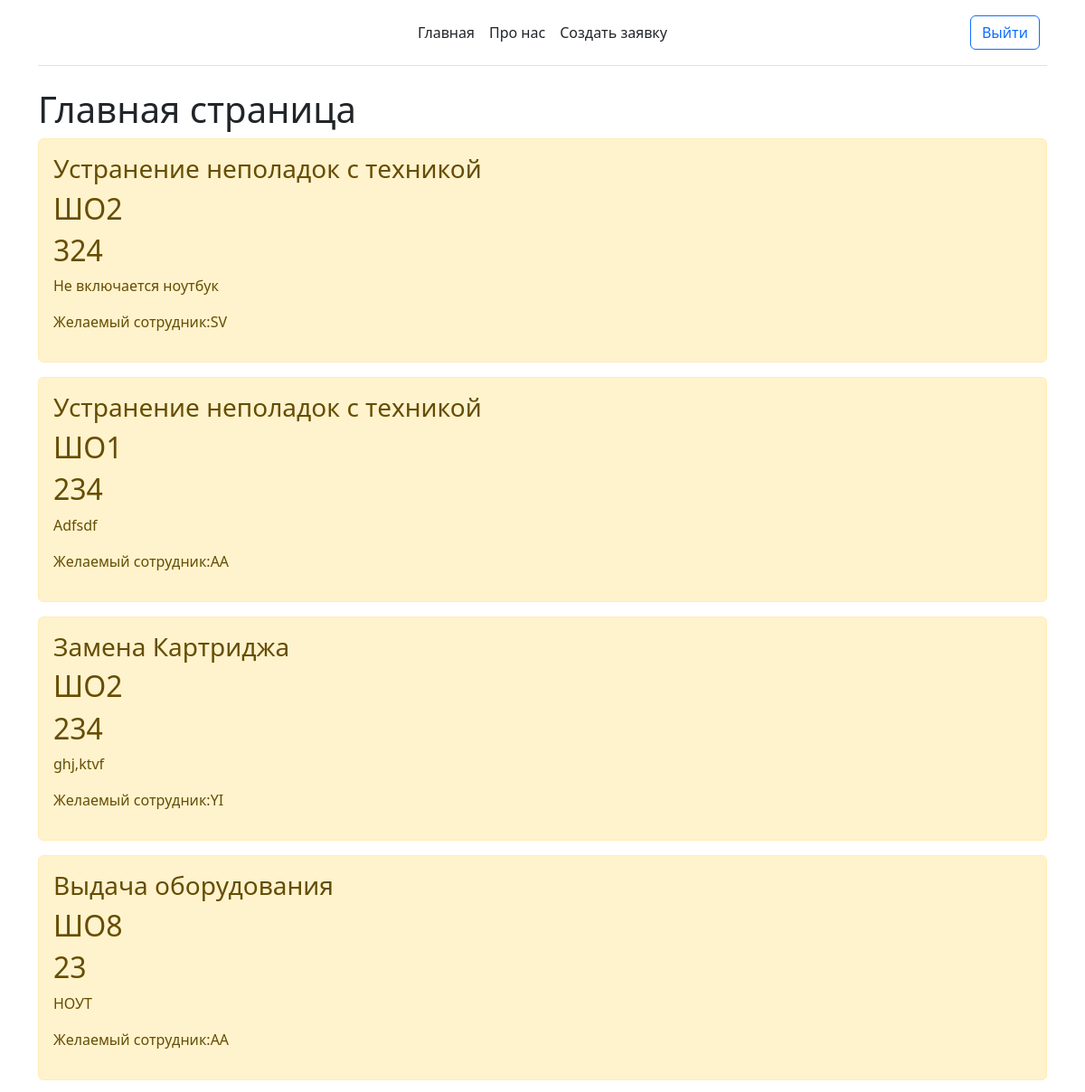
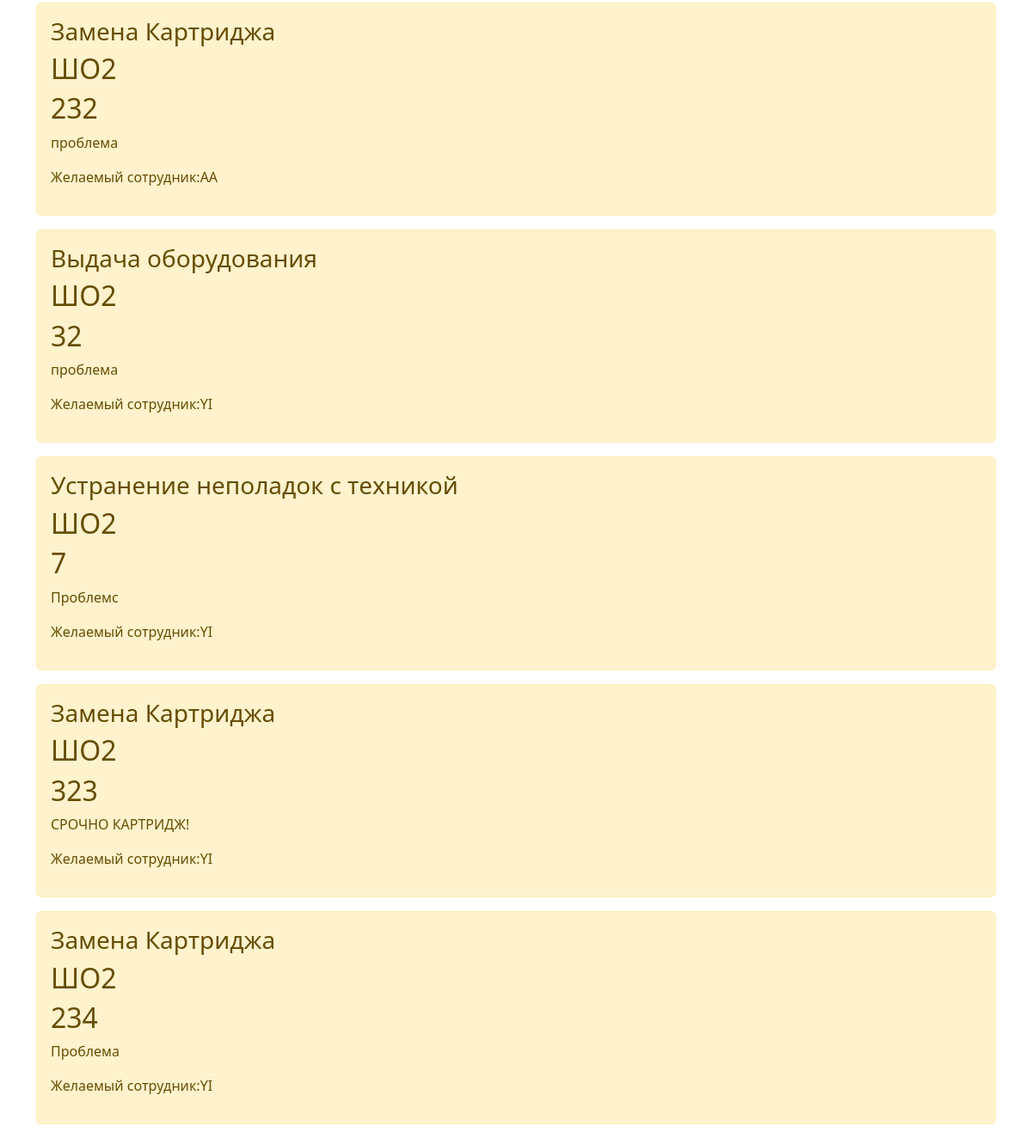
Page / (signed in) on the earlier database version (2 pictures, top to bottom).
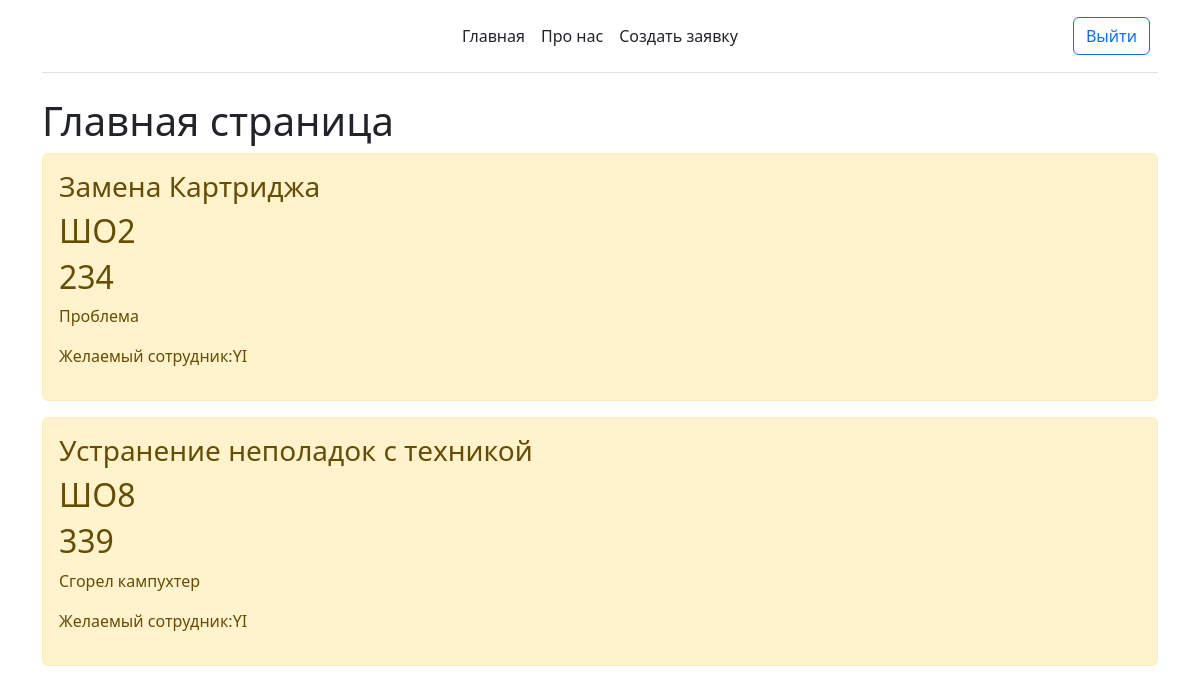
Same page on the later database version.
### main/models.py (models this page shows, shortened)
class Task(models.Model):
    kat = models.ForeignKey('Kategoria', on_delete=models.PROTECT)
    ADRESS = (
        ('ШО1', 'ШО1'),
        ('ШО2', 'ШО2'),
        ('ШО8', 'ШО8'),
        ('ШО16', 'ШО16'),
    )
    blank_choice = (('', 'Выберите корпус'),)
    adress = models.CharField('Корпус',max_length=4,choices=blank_choice + ADRESS)
    kabinet = models.IntegerField('Введите кабинет')
    task = models.TextField('Описание')
    SOTRUDNIK = (
        ('AA', 'Артем Андреевич'),
        ('YI', 'Ярослав Игоревич'),
        ('SV', 'Сергей Викторович'),
        ('NO', 'Никита Олегович'),
    )
    sotrudnik_choice = (('', 'Выберите сотрудника'),)
    sotrudnik = models.CharField('Сотрудник',max_length=2,choices=sotrudnik_choice + SOTRUDNIK)
    class Meta:
        verbose_name = 'Заявка'
        verbose_name_plural = 'Заявки'

class Kategoria(models.Model):
    kategoria = models.CharField('Категория',max_length=50,choices=settings.KATEGORIA, db_index=True)
    def __str__(self):
        return self.kategoria
    class Meta:
        verbose_name = 'Категория'
        verbose_name_plural = 'Категории'

### main/views.py (the view)
# urls.py: path('', views.index, name='home'),
def index(request):
    tasks = Task.objects.all()
    return render (request, 'main/index.html', {'title': 'Главная страница сайта', 'tasks': tasks})

### main/templates/main/index.html (shortened to what this page needs)
{% extends 'main/base.html' %}
{% block content %}
    <h1>Главная страница</h1>
{% if request.user.is_authenticated %}
    {% if tasks %}
        {% for element in tasks %}
        <div class="alert alert-warning mt-2">
            <h3>{{ element.kat }}</h3>
            <h2>{{element.adress}}</h2>
            <h2>{{element.kabinet}}</h2>
            <p>{{element.task}}</p>
            <p>Желаемый сотрудник:{{element.sotrudnik}}</p>
        </div>
        {% endfor %}
    {% else %}
        <p>У нас нет заявок!</p>
    {% endif %}
{% else %}
<p>Приветсвуем вас, на портале технической поддержки!</p>
<p>Вы не вошли в систему!</p>
{% endif %}
{% endblock %}

Differences in the rows shown:
removed Task: kat "Устранение неполадок с техникой", adress "ШО2", kabinet "324", task "Не включается ноутбук", sotrudnik "SV"
removed Task: kat "Устранение неполадок с техникой", adress "ШО1", kabinet "234", task "Adfsdf", sotrudnik "AA"
removed Task: kat "Замена Картриджа", adress "ШО2", kabinet "234", task "ghj,ktvf", sotrudnik "YI"
removed Task: kat "Выдача оборудования", adress "ШО8", kabinet "23", task "НОУТ", sotrudnik "AA"
removed Task: kat "Замена Картриджа", adress "ШО2", kabinet "232", task "проблема", sotrudnik "AA"
removed Task: kat "Выдача оборудования", adress "ШО2", kabinet "32", task "проблема", sotrudnik "YI"
removed Task: kat "Устранение неполадок с техникой", adress "ШО2", kabinet "7", task "Проблемс", sotrudnik "YI"
removed Task: kat "Замена Картриджа", adress "ШО2", kabinet "323", task "СРОЧНО КАРТРИДЖ!", sotrudnik "YI"
added Task: kat "Устранение неполадок с техникой", adress "ШО8", kabinet "339", task "Сгорел кампухтер", sotrudnik "YI"
